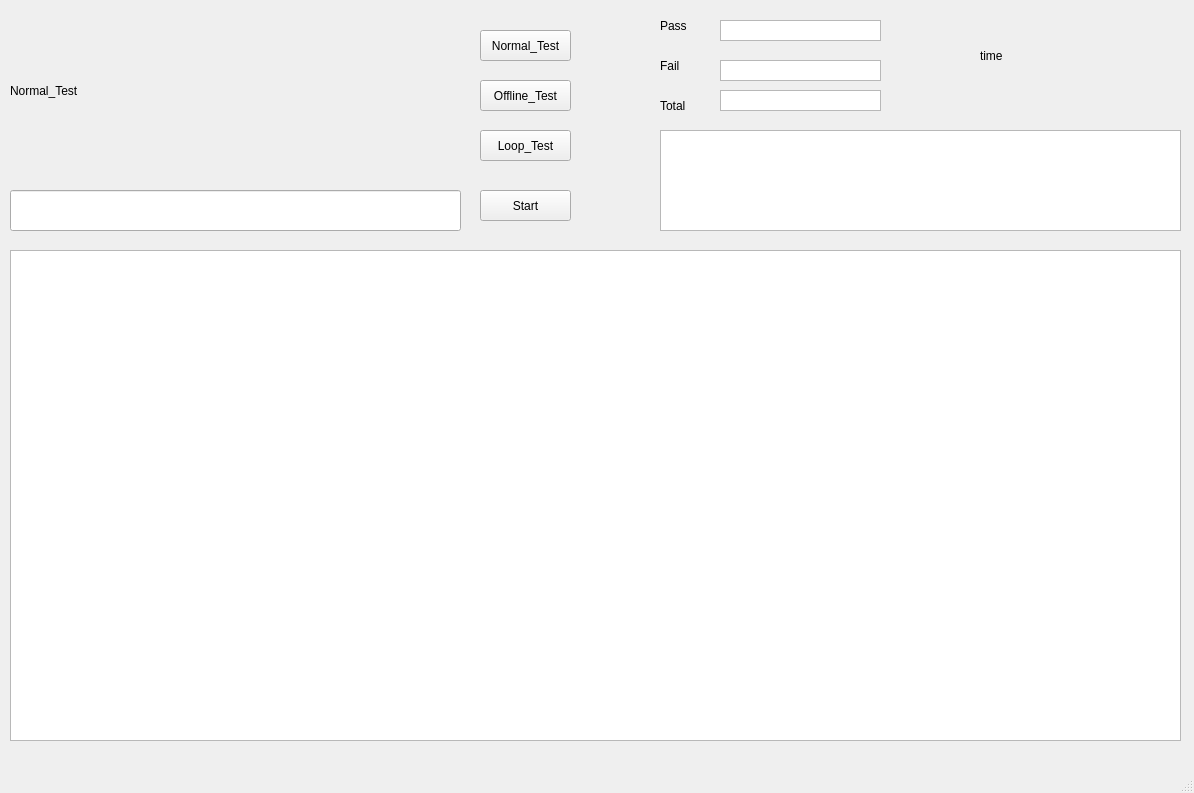
<?xml version="1.0" encoding="UTF-8"?>
<ui version="4.0">
 <class>MainWindow</class>
 <widget class="QMainWindow" name="MainWindow">
  <property name="geometry">
   <rect>
    <x>0</x>
    <y>0</y>
    <width>1194</width>
    <height>793</height>
   </rect>
  </property>
  <property name="windowTitle">
   <string>MainWindow</string>
  </property>
  <widget class="QWidget" name="centralwidget">
   <widget class="QLabel" name="label">
    <property name="geometry">
     <rect>
      <x>10</x>
      <y>30</y>
      <width>451</width>
      <height>121</height>
     </rect>
    </property>
    <property name="text">
     <string>Normal_Test</string>
    </property>
   </widget>
   <widget class="QPushButton" name="pushButton">
    <property name="geometry">
     <rect>
      <x>480</x>
      <y>30</y>
      <width>91</width>
      <height>31</height>
     </rect>
    </property>
    <property name="text">
     <string>Normal_Test</string>
    </property>
   </widget>
   <widget class="QPushButton" name="pushButton_2">
    <property name="geometry">
     <rect>
      <x>480</x>
      <y>80</y>
      <width>91</width>
      <height>31</height>
     </rect>
    </property>
    <property name="text">
     <string>Offline_Test</string>
    </property>
   </widget>
   <widget class="QPushButton" name="pushButton_3">
    <property name="geometry">
     <rect>
      <x>480</x>
      <y>130</y>
      <width>91</width>
      <height>31</height>
     </rect>
    </property>
    <property name="text">
     <string>Loop_Test</string>
    </property>
   </widget>
   <widget class="QLineEdit" name="lineEdit">
    <property name="geometry">
     <rect>
      <x>10</x>
      <y>190</y>
      <width>451</width>
      <height>41</height>
     </rect>
    </property>
   </widget>
   <widget class="QPushButton" name="pushButton_4">
    <property name="geometry">
     <rect>
      <x>480</x>
      <y>190</y>
      <width>91</width>
      <height>31</height>
     </rect>
    </property>
    <property name="text">
     <string>Start</string>
    </property>
   </widget>
   <widget class="QTableView" name="Attributes">
    <property name="geometry">
     <rect>
      <x>660</x>
      <y>130</y>
      <width>521</width>
      <height>101</height>
     </rect>
    </property>
   </widget>
   <widget class="QTableView" name="Test_Item">
    <property name="geometry">
     <rect>
      <x>10</x>
      <y>250</y>
      <width>1171</width>
      <height>491</height>
     </rect>
    </property>
   </widget>
   <widget class="QLabel" name="label_2">
    <property name="geometry">
     <rect>
      <x>980</x>
      <y>20</y>
      <width>191</width>
      <height>71</height>
     </rect>
    </property>
    <property name="text">
     <string>time</string>
    </property>
   </widget>
   <widget class="QLabel" name="label_3">
    <property name="geometry">
     <rect>
      <x>660</x>
      <y>10</y>
      <width>51</width>
      <height>31</height>
     </rect>
    </property>
    <property name="text">
     <string>Pass</string>
    </property>
   </widget>
   <widget class="QLabel" name="label_4">
    <property name="geometry">
     <rect>
      <x>660</x>
      <y>50</y>
      <width>51</width>
      <height>31</height>
     </rect>
    </property>
    <property name="text">
     <string>Fail</string>
    </property>
   </widget>
   <widget class="QLabel" name="label_5">
    <property name="geometry">
     <rect>
      <x>660</x>
      <y>90</y>
      <width>51</width>
      <height>31</height>
     </rect>
    </property>
    <property name="text">
     <string>Total</string>
    </property>
   </widget>
   <widget class="QTableView" name="Attributes_2">
    <property name="geometry">
     <rect>
      <x>720</x>
      <y>20</y>
      <width>161</width>
      <height>21</height>
     </rect>
    </property>
   </widget>
   <widget class="QTableView" name="Attributes_3">
    <property name="geometry">
     <rect>
      <x>720</x>
      <y>60</y>
      <width>161</width>
      <height>21</height>
     </rect>
    </property>
   </widget>
   <widget class="QTableView" name="Attributes_4">
    <property name="geometry">
     <rect>
      <x>720</x>
      <y>90</y>
      <width>161</width>
      <height>21</height>
     </rect>
    </property>
   </widget>
  </widget>
  <widget class="QMenuBar" name="menubar">
   <property name="geometry">
    <rect>
     <x>0</x>
     <y>0</y>
     <width>1194</width>
     <height>22</height>
    </rect>
   </property>
  </widget>
  <widget class="QStatusBar" name="statusbar"/>
 </widget>
 <resources/>
 <connections/>
</ui>
